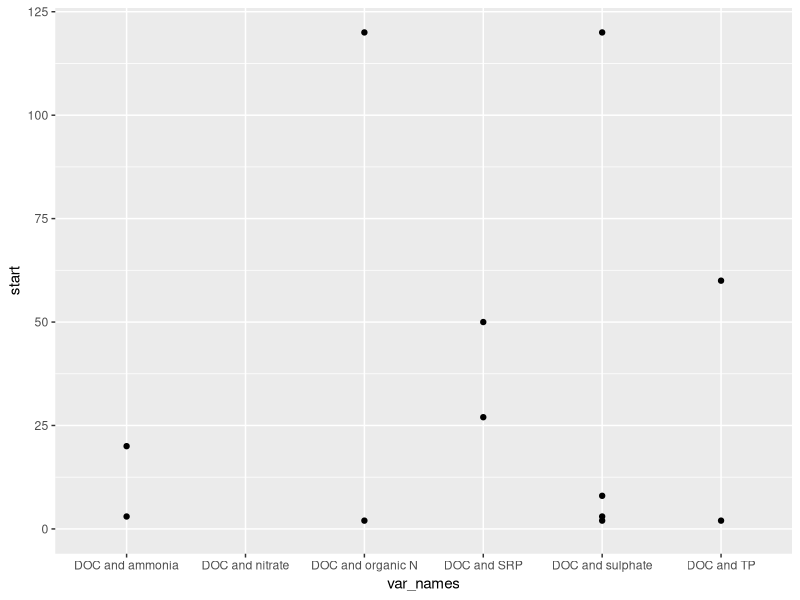

Write R code to recreate this figure. (Note: this script raises an error after producing the figure.)
library(readr)
library(dplyr)
library(ggplot2)

coherence <- read_csv("./Untitled spreadsheet - Sheet1.csv")
coherence2 <- read_csv("./Untitled spreadsheet - Sheet2(1).csv")
coherence3 <- read_csv("./Untitled spreadsheet - Sheet3.csv")

coherence %>% 
  ggplot(aes(var_names, start)) + 
  geom_point() + 
  geom_point(data = coherence, aes(var_names, end)) +
  lims(y = c(0, 120))


var_order <- c("DOC and sulphate", "DOC and TP", "DOC and SRP", 
               "DOC and organic N", "DOC and ammonia", "DOC and nitrate")

var_order <- c("DOC and nitrate", "DOC and ammonia", "DOC and organic N",
               "DOC and SRP", "DOC and TP", "DOC and sulphate")

coherence2 %>% 
  mutate(var_name = factor(var_name),
         var_name = fct_relevel(var_name, var_order)) %>% 
  ggplot(aes(var_name, bands)) + 
  geom_point() + 
  geom_line() +
  geom_point(data = coherence2, aes(var_name, bands2)) + 
  geom_line(data = coherence2, aes(var_name, bands2)) +
  labs(x = NULL, y = "Timescales (months)",
       subtitle = "Timescale bands of significant coherence between DOC and drivers") +
  coord_flip() 
  

dief_order <- c("Nitrate and L. Diefenbaker outflow", "Ammonia and L. Diefenbaker outflow",
                "Organic N and L. Diefenbaker outflow", "SRP and L. Diefenbaker outflow",
                "TP and L. Diefenbaker outflow", "Sulphate and L. Diefenbaker outflow",
                "DOC and L. Diefenbaker outflow")

coherence3 %>% 
  filter(grepl("Diefenbaker", var_name)) %>% 
  mutate(var_name = fct_relevel(var_name, dief_order)) %>% 
  ggplot(aes(var_name, bands)) + 
  geom_point() + 
  geom_line() +
  geom_point(data = coherence3 %>% filter(grepl("Diefenbaker", var_name)), aes(var_name, bands2)) + 
  geom_line(data = coherence3 %>% filter(grepl("Diefenbaker", var_name)), aes(var_name, bands2)) +
  labs(x = NULL, y = "Timescales (months)",
       subtitle = "Timescale bands of significant coherence between L. Diefenbaker outflow and analytes") +
  coord_flip() 


rcic_order <- c("Nitrate and Ridge + Iskwao Creek flows", "Ammonia and Ridge + Iskwao Creek flows",
                "Organic N and Ridge + Iskwao Creek flows", "SRP and Ridge + Iskwao Creek flows",
                "TP and Ridge + Iskwao Creek flows", "Sulphate and Ridge + Iskwao Creek flows",
                "DOC and Ridge + Iskwao Creek flows")

coherence3 %>% 
  filter(grepl("Ridge", var_name)) %>% 
  mutate(var_name = fct_relevel(var_name, rcic_order)) %>% 
  ggplot(aes(var_name, bands)) + 
  geom_point() + 
  geom_line() +
  geom_point(data = coherence3 %>% filter(grepl("Ridge", var_name)), aes(var_name, bands2)) + 
  geom_line(data = coherence3 %>% filter(grepl("Ridge", var_name)), aes(var_name, bands2)) +
  labs(x = NULL, y = "Timescales (months)",
       subtitle = "Timescale bands of significant coherence between Ridge + Iskwao Creek flows and analytes") +
  coord_flip() 


bpl_order <- c("Nitrate and Buffalo Pound inflow", "Ammonia and Buffalo Pound inflow",
                "Organic N and Buffalo Pound inflow", "SRP and Buffalo Pound inflow",
                "TP and Buffalo Pound inflow", "Sulphate and Buffalo Pound inflow",
                "DOC and Buffalo Pound inflow")

coherence3 %>% 
  filter(grepl("Buffalo", var_name)) %>% 
  mutate(var_name = fct_relevel(var_name, bpl_order)) %>% 
  ggplot(aes(var_name, bands)) + 
  geom_point() + 
  geom_line() +
  geom_point(data = coherence3 %>% filter(grepl("Buffalo", var_name)), aes(var_name, bands2)) + 
  geom_line(data = coherence3 %>% filter(grepl("Buffalo", var_name)), aes(var_name, bands2)) +
  labs(x = NULL, y = "Timescales (months)",
       subtitle = "Timescale bands of significant coherence between Buffalo Pound inflow and analytes") +
  coord_flip() 
